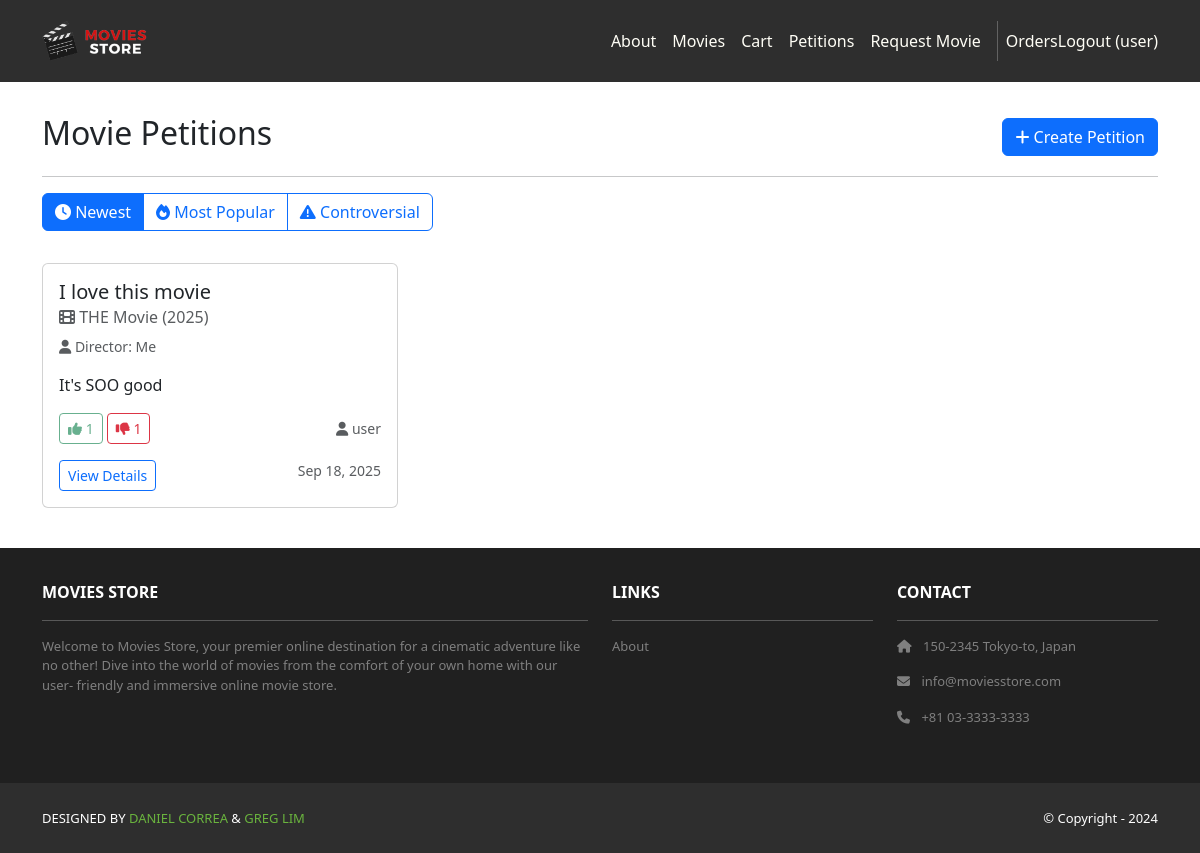
Screenshot of /movies/petitions/ (signed in) with the database file from the repository.
### movies/models.py (models this page shows, shortened)
class MoviePetition(models.Model):
    id = models.AutoField(primary_key=True)
    title = models.CharField(max_length=255)
    description = models.TextField()
    movie_title = models.CharField(max_length=255)
    movie_year = models.IntegerField(null=True, blank=True)
    movie_director = models.CharField(max_length=255, blank=True)
    created_at = models.DateTimeField(auto_now_add=True)
    updated_at = models.DateTimeField(auto_now=True)
    creator = models.ForeignKey(User, on_delete=models.CASCADE, related_name='created_petitions')
    upvotes = models.IntegerField(default=0)
    downvotes = models.IntegerField(default=0)
    is_approved = models.BooleanField(default=False)
    class Meta:
        ordering = ['-created_at']

### movies/views.py (the view)
# urls.py: path('petitions/', views.petition_list, name='movies.petition_list'),
def petition_list(request):
    template_data = {}
    template_data['title'] = 'Movie Petitions'
    sort_by = request.GET.get('sort', 'newest')
    petitions = MoviePetition.objects.all()
    if sort_by == 'popular':
        petitions = petitions.order_by('-upvotes', '-created_at')
    elif sort_by == 'controversial':
        petitions = petitions.order_by('-downvotes', '-created_at')
    else:  # newest
        petitions = petitions.order_by('-created_at')
    if request.user.is_authenticated:
        user_votes = PetitionVote.objects.filter(user=request.user, petition__in=petitions)
        user_vote_dict = {vote.petition_id: vote.vote_type for vote in user_votes}
        for petition in petitions:
            petition.user_vote = user_vote_dict.get(petition.id)
    else:
        for petition in petitions:
            petition.user_vote = None
    template_data['petitions'] = petitions
    template_data['sort_by'] = sort_by
    return render(request, 'movies/petition_list.html', {'template_data': template_data})

### movies/templates/movies/petition_list.html (shortened to what this page needs)
{% extends 'base.html' %}
{% block content %}
{% load static %}
<div class="p-3">
  <div class="container">
    <div class="row mt-3">
      <div class="col mx-auto mb-3">
        <div class="d-flex justify-content-between align-items-center">
          <h2>Movie Petitions</h2>
          {% if user.is_authenticated %}
          <a href="{% url 'movies.create_petition' %}" class="btn btn-primary">
            <i class="fas fa-plus"></i> Create Petition
          </a>
          {% endif %}
        </div>
        <hr />
        <div class="mb-3">
          <div class="btn-group" role="group">
            <a href="?sort=newest" class="btn {% if template_data.sort_by == 'newest' %}btn-primary{% else %}btn-outline-primary{% endif %}">
              <i class="fas fa-clock"></i> Newest
            </a>
            <a href="?sort=popular" class="btn {% if template_data.sort_by == 'popular' %}btn-primary{% else %}btn-outline-primary{% endif %}">
              <i class="fas fa-fire"></i> Most Popular
            </a>
            <a href="?sort=controversial" class="btn {% if template_data.sort_by == 'controversial' %}btn-primary{% else %}btn-outline-primary{% endif %}">
              <i class="fas fa-exclamation-triangle"></i> Controversial
            </a>
          </div>
        </div>
      </div>
    </div>
    <div class="row">
      {% for petition in template_data.petitions %}
      <div class="col-md-6 col-lg-4 mb-4">
        <div class="card h-100">
          <div class="card-body">
            <h5 class="card-title">{{ petition.title }}</h5>
            <h6 class="card-subtitle mb-2 text-muted">
              <i class="fas fa-film"></i> {{ petition.movie_title }}
              {% if petition.movie_year %}
                ({{ petition.movie_year }})
              {% endif %}
            </h6>
            {% if petition.movie_director %}
            <p class="card-text text-muted small">
              <i class="fas fa-user"></i> Director: {{ petition.movie_director }}
            </p>
            {% endif %}
            <p class="card-text">{{ petition.description|truncatewords:20 }}</p>
            <div class="d-flex justify-content-between align-items-center mb-3">
              <div class="vote-buttons">
                {% if user.is_authenticated %}
                <button class="btn btn-sm btn-outline-success vote-btn"
                        data-petition-id="{{ petition.id }}"
                        data-vote-type="up"
                        {% if petition.user_vote == 'up' %}disabled{% endif %}>
                  <i class="fas fa-thumbs-up"></i> {{ petition.upvotes }}
                </button>
                <button class="btn btn-sm btn-outline-danger vote-btn"
                        data-petition-id="{{ petition.id }}"
                        data-vote-type="down"
                        {% if petition.user_vote == 'down' %}disabled{% endif %}>
                  <i class="fas fa-thumbs-down"></i> {{ petition.downvotes }}
                </button>
                {% else %}
                <span class="text-muted">
                  <i class="fas fa-thumbs-up"></i> {{ petition.upvotes }}
                  <i class="fas fa-thumbs-down"></i> {{ petition.downvotes }}
                </span>
                {% endif %}
              </div>
              <small class="text-muted">
                <i class="fas fa-user"></i> {{ petition.creator.username }}
              </small>
            </div>
            <div class="d-flex justify-content-between">
              <a href="{% url 'movies.petition_detail' petition.id %}" class="btn btn-outline-primary btn-sm">
                View Details
              </a>
              <small class="text-muted">
                {{ petition.created_at|date:"M d, Y" }}
              </small>
            </div>
          </div>
        </div>
      </div>
      {% endfor %}
    </div>
  </div>
</div>
{% endblock content %}

### moviesstore/templates/base.html (shortened to what this page needs)
<!DOCTYPE html>
<html>
{% load static %}
  <head>
    <link href="https://cdn.jsdelivr.net/npm/bootstrap@5.3.3/dist/css/bootstrap.min.css" rel="stylesheet"
>
    <link rel="stylesheet"
        href="https://cdnjs.cloudflare.com/ajax/libs/font-awesome/6.1.1/css/all.min.css">
    <link rel="stylesheet" type="text/css"
          href="{% static 'css/style.css' %}">
  </head>
  <body>
     <nav class="p-3 navbar navbar-dark bg-dark
         navbar-expand-lg">
      <div class="container">
        <a class="navbar-brand"
           href="{% url 'home.index' %}">
          <img src="{% static 'img/logo.png' %}" alt="logo"
               height="40" />
        </a>
        <div class="collapse navbar-collapse"
             id="navbarNavAltMarkup">
          <div class="navbar-nav ms-auto navbar-ml">
            <a class="nav-link"
               href="{% url 'home.about' %}">About</a>
            <a class="nav-link" href=
              "{% url 'movies.index' %}">Movies</a>
            <a class="nav-link"
              href="{% url 'cart.index' %}">Cart</a>
            <a class="nav-link"
              href="{% url 'movies.petition_list' %}">Petitions</a>
            {% if user.is_authenticated %}
            <a class="nav-link"
              href="{% url 'movies.movie_requests' %}">Request Movie</a>
            {% endif %}
          </div>
          {% if user.is_authenticated %}
            <a class="nav-link"
                href="{% url 'accounts.orders' %}">Orders
            </a>
            <a class="nav-link"
              href="{% url 'accounts.logout' %}">Logout ({{ user.username }})</a>
            {% endif %}
        </div>
      </div>
    </nav>
    <div>
      {% block content %}
      {% endblock content %}
    </div>
     <section class="p-3 ms-footer d-none d-md-block">
      <div class="container">
        <div class="row mt-3 text-white">
          <div class="col-md-6 col-lg-6 col-xl-6
               mx-auto mb-4">
            <b>MOVIES STORE</b>
            <hr />
            <p>
              Welcome to Movies Store, your premier online
              destination for a cinematic adventure like no
              other! Dive into the world of movies from the
              comfort of your own home with our user-
              friendly and immersive online movie store.
            </p>
          </div>
          <div class="col-md-3 col-lg-3 col-xl-3
               mx-auto mb-4">
            <b>LINKS</b>
            <hr />
            <p><a class="nav-link"
              href="{% url 'home.about' %}">
              About
            </a></p>
          </div>
          <div class="col-md-3 col-lg-3 col-xl-3 mx-auto
               mb-4">
            <b>CONTACT</b>
            <hr />
            <p><i class="fas fa-home me-2"></i>
              150-2345 Tokyo-to, Japan
            </p>
            <p><i class="fas fa-envelope me-2"></i>
              info@moviesstore.com
            </p>
            <p><i class="fas fa-phone me-2"></i>
              +81 03-3333-3333
            </p>
          </div>
        </div>
      </div>
    </section>
    <section class="p-3 ms-footer-bottom bg-dark">
      <div class="container d-flex
           justify-content-between">
        <div class="me-5 text-white">
          <span>DESIGNED BY
            <a href="https://www.x.com/danielgarax"
            target="_blank">DANIEL CORREA</a> &
            <a href="https://www.x.com/greglim81"
            target="_blank">GREG LIM</a>
          </span>
        </div>
        <div class="text-white">
          <span>© Copyright - 2024</span>
        </div>
      </div>
    </section>
  </body>
</html>

### moviesstore/static/css/style.css (style rules this page uses)
.navbar a.nav-link { color: #FFFEF6 !important; }
.bg-dark { background-color: #2E2E2E !important; }
.ms-footer { background-color: #202020; }
.ms-footer p { color: #7F7F7F; font-size: 13px; }
.ms-footer-bottom span { font-size: 13px; line-height: 38px; }
.ms-footer-bottom a { color: #6ab43e; text-decoration: none; }

### rows the page displays
MoviePetition: title "I love this movie", movie_title "THE Movie", movie_year "2025", movie_director "Me", description "It's SOO good", upvotes "1", downvotes "1", creator.username "user", created_at "Sep 18, 2025"

### other values shown
{{ user.username }} "user"
